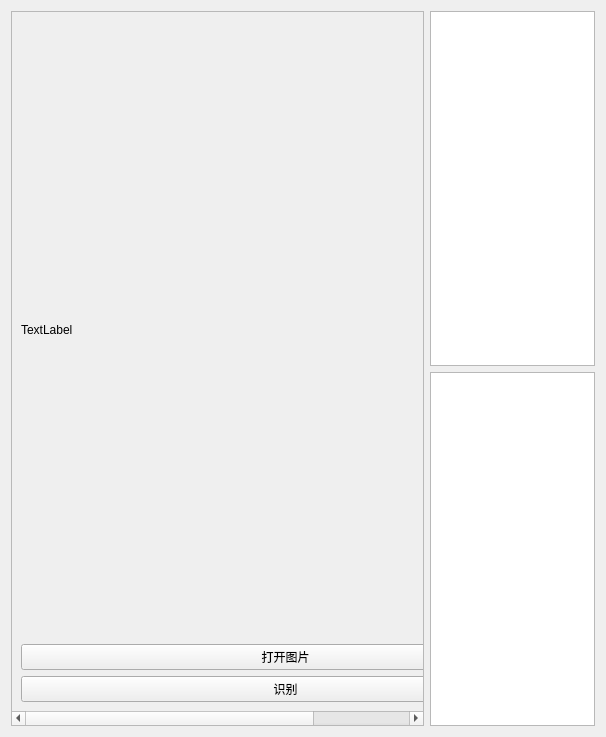
<?xml version="1.0" encoding="UTF-8"?>
<ui version="4.0">
 <class>ocr</class>
 <widget class="QWidget" name="ocr">
  <property name="geometry">
   <rect>
    <x>0</x>
    <y>0</y>
    <width>606</width>
    <height>737</height>
   </rect>
  </property>
  <property name="minimumSize">
   <size>
    <width>529</width>
    <height>737</height>
   </size>
  </property>
  <property name="windowTitle">
   <string>Form</string>
  </property>
  <layout class="QGridLayout" name="gridLayout">
   <item row="0" column="0" rowspan="2">
    <widget class="QScrollArea" name="scrollArea">
     <property name="widgetResizable">
      <bool>true</bool>
     </property>
     <widget class="QWidget" name="scrollAreaWidgetContents">
      <property name="geometry">
       <rect>
        <x>0</x>
        <y>0</y>
        <width>547</width>
        <height>696</height>
       </rect>
      </property>
      <layout class="QVBoxLayout" name="verticalLayout">
       <item>
        <widget class="QLabel" name="label">
         <property name="sizePolicy">
          <sizepolicy hsizetype="Preferred" vsizetype="Preferred">
           <horstretch>0</horstretch>
           <verstretch>0</verstretch>
          </sizepolicy>
         </property>
         <property name="minimumSize">
          <size>
           <width>500</width>
           <height>500</height>
          </size>
         </property>
         <property name="maximumSize">
          <size>
           <width>1000</width>
           <height>1000</height>
          </size>
         </property>
         <property name="text">
          <string>TextLabel</string>
         </property>
        </widget>
       </item>
       <item>
        <widget class="QPushButton" name="ptn_openfile">
         <property name="text">
          <string>打开图片</string>
         </property>
        </widget>
       </item>
       <item>
        <widget class="QPushButton" name="ptn_recognition">
         <property name="minimumSize">
          <size>
           <width>529</width>
           <height>0</height>
          </size>
         </property>
         <property name="text">
          <string>识别</string>
         </property>
        </widget>
       </item>
      </layout>
     </widget>
    </widget>
   </item>
   <item row="0" column="1">
    <widget class="QTextEdit" name="textEdit"/>
   </item>
   <item row="1" column="1">
    <widget class="QTextEdit" name="textEdit_2"/>
   </item>
  </layout>
 </widget>
 <resources/>
 <connections/>
</ui>
